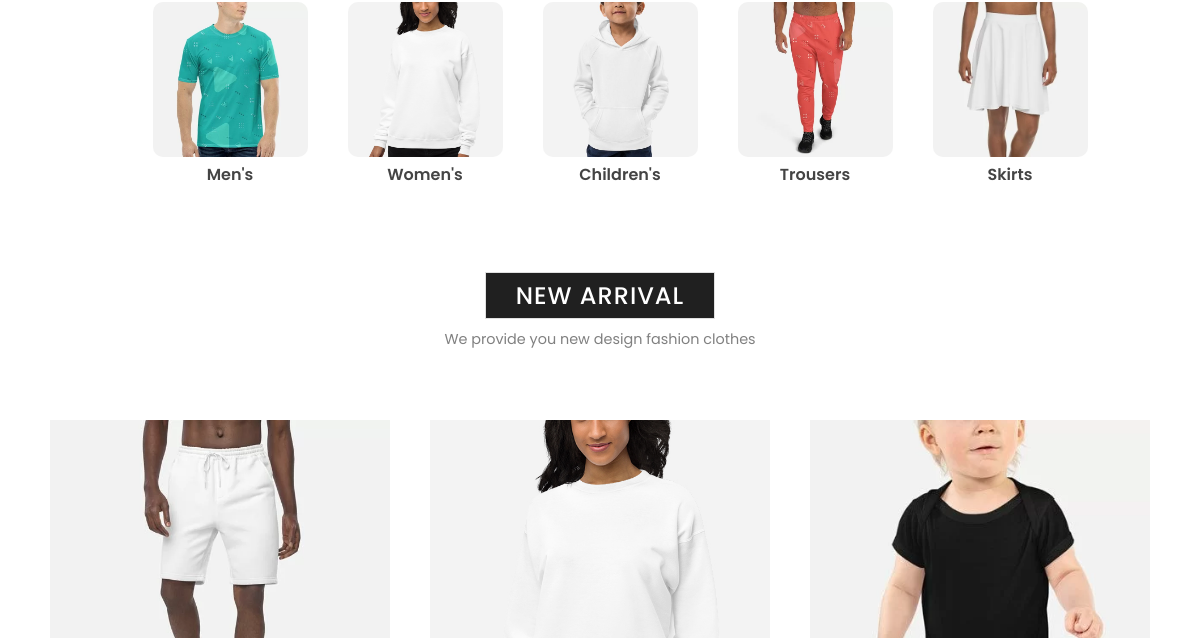
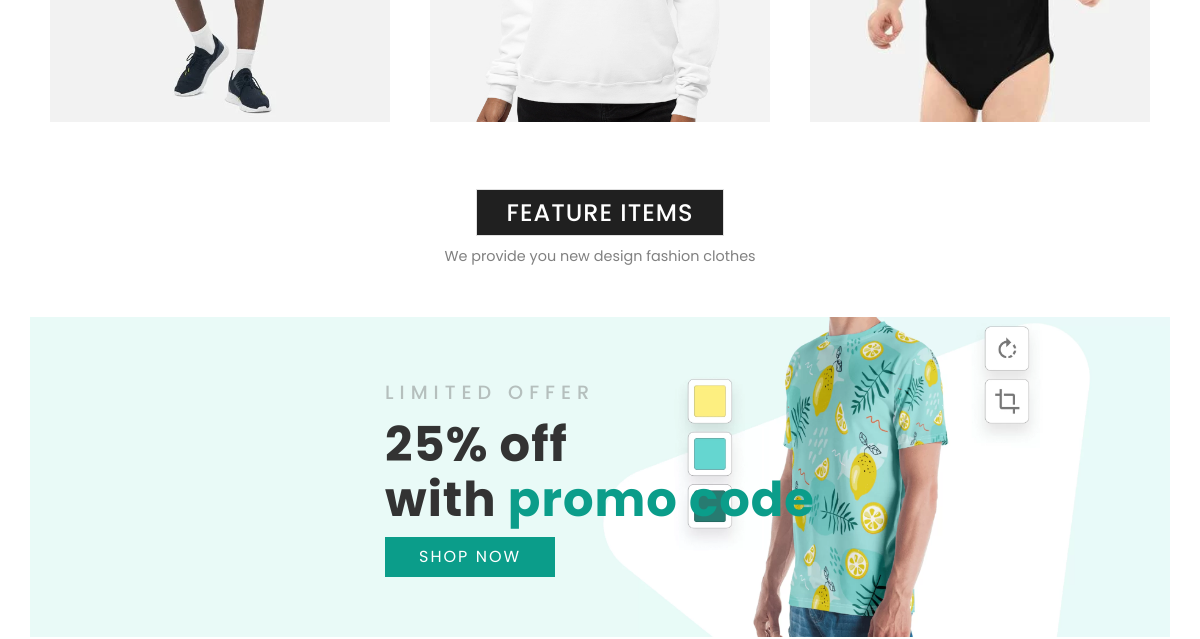
/index.php (signed in, middle part), run on an earlier commit of the app's database (2 pictures, top to bottom).
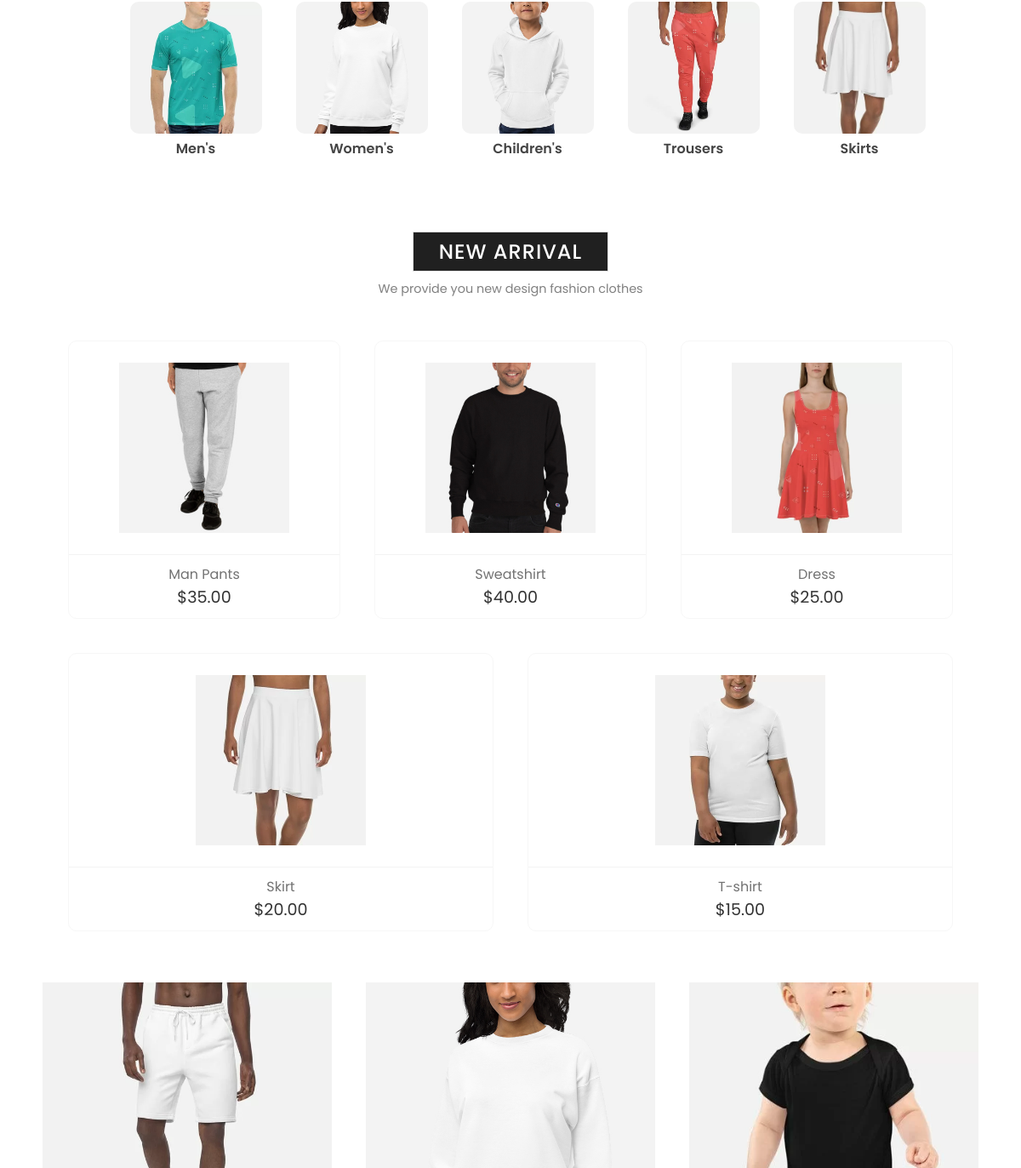
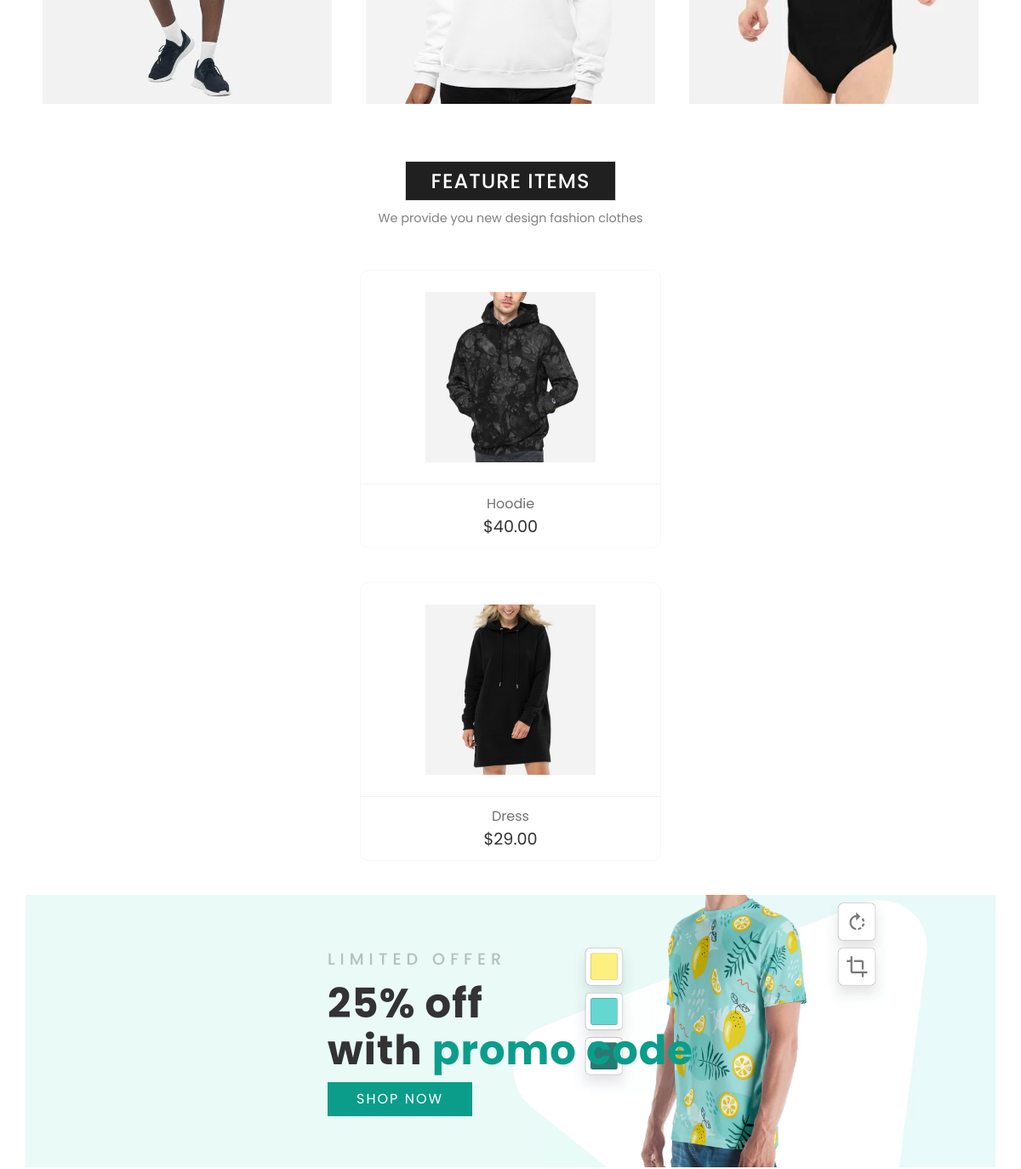
And on a later commit of the database (2 pictures, top to bottom).
### tables this page shows
CREATE TABLE `indexnewarriwal` (
  `id` int(11) NOT NULL,
  `table` varchar(255) NOT NULL DEFAULT 'indexnewarriwal',
  `img` varchar(255) NOT NULL,
  `name` varchar(255) NOT NULL,
  `price` decimal(10,2) NOT NULL
);

CREATE TABLE `indexfeatureitems` (
  `id` int(11) NOT NULL,
  `table` varchar(255) NOT NULL DEFAULT 'indexfeatureitems',
  `img` varchar(255) NOT NULL,
  `name` varchar(255) NOT NULL,
  `price` decimal(10,2) NOT NULL
);

### includeParts/products.php (the view, shortened to what this page needs)
<?php if (mysqli_num_rows($select_product) > 0) {
    while ($fetch_product = mysqli_fetch_assoc($select_product)) { ?>
        <form class="product-box" method="post" action="">
            <div class="product-img">
                <img src="img/<?php echo $fetch_product['img']; ?>" />
            </div>
            <div class="product-details">
                <a href="#" class="p-name"><?php echo $fetch_product['name']; ?></a>
                <span class="p-price">$<?php echo $fetch_product['price']; ?></span>
            </div>
        </form>
<?php };
}; ?>

### index.php (shortened to what this page needs)
<?php
include('./includeParts/phpcommands.php');
?>
<!DOCTYPE html>
<html lang="en">
<head>
    <link rel="stylesheet" type="text/css" href="css/style.css">
</head>
<body>
    <?php include './includeParts/slider.php' ?>
    <ul id="autoWidth" class="cs-hidden">
        <li class="item">
            <div class="feature-box">
                <a href="#">
                    <img src="img/Men-Wear-NewArrival-01.jpg" />
                </a>
            </div>
            <span>Men's</span>
        </li>
        <li class="item">
            <div class="feature-box">
                <a href="#">
                    <img src="img/WhiteS.png" />
                </a>
            </div>
            <span>Women's</span>
        </li>
        <li class="item">
            <div class="feature-box">
                <a href="#">
                    <img src="img/ecohoodie.png" />
                </a>
            </div>
            <span>Children's</span>
        </li>
        <li class="item">
            <div class="feature-box">
                <a href="#">
                    <img src="img/Man-Wear-Sale-03.jpg" />
                </a>
            </div>
            <span>Trousers</span>
        </li>
        <li class="item">
            <div class="feature-box">
                <a href="#">
                    <img src="img/FeatureSkirts.png" />
                </a>
            </div>
            <span>Skirts</span>
        </li>
    </ul>
    <section class="new-arrival">
        <div class="arrival-heading">
            <strong>New Arrival</strong>
            <p>We provide you new design fashion clothes</p>
        </div>
        <div class="product-container">
            <?php $select_product = mysqli_query($conn, "SELECT * FROM `indexnewarriwal`") or die('query failed');
            include('includeParts/products.php'); ?>
        </div>
    </section>
    <section class="sale">
        <div class="sale-box">
            <img src="img/Man-Wear-Featured-Items-03.jpg" />
        </div>
        <div class="sale-box">
            <img src="img/WhiteS.png" />
        </div>
        <div class="sale-box">
            <img src="img/KidCoverBody.png" />
        </div>
        <section class="new-arrival">
            <div class="arrival-heading">
                <strong>feature Items</strong>
                <p>We provide you new design fashion clothes</p>
            </div>
            <div class="product-container">
                <?php $select_product = mysqli_query($conn, "SELECT * FROM `indexfeatureitems`") or die('query failed');
                include('includeParts/products.php'); ?>
            </div>
        </section>
        <?php include './includeParts/banner.php' ?>
    </section>
</body>
</html>

### includeParts/slider.php (shortened to what this page needs)
<ul id="adaptive">
    <a class="prev" onclick="plusSlides(-1)">&#10094;</a>
    <a class="next" onclick="plusSlides(1)">&#10095;</a>
</ul>

### includeParts/banner.php
<div class="banner-box f-slide-1">
    <div class="banner-container">
        <div class="banner-text banner-text-home">
            <span>Limited Offer</span>
            <strong>25% off<br /> with <font>promo code</font></strong>
            <a href="#" class="banner-btn">Shop Now</a>
        </div>
    </div>
</div>

### css/style.css (style rules this page uses)
body { margin: 0; padding: 0; font-family: poppins; background-color: #ffff; }
* { box-sizing: border-box; }
ul { list-style: none; }
a { text-decoration: none; }
#adaptive { padding-left: 0; margin-top: 0; }
.full-slider-box, .banner-box { width: 100%; height: 65vh; display: flex; justify-content: center; align-items: center; background-size: cover; background-repeat: no-repeat; background-position: center; }
.f-slide-1 { background-image: url(../img/Slider01.jpg); }
.f-slider-text, .banner-text { display: flex; flex-direction: column; margin-right: auto; }
.f-slider-text strong, .banner-text strong { color: #333333; font-size: 3rem; line-height: 55px; margin-top: 10px; letter-spacing: 1px; }
.f-slider-text span, .banner-text span { text-transform: uppercase; letter-spacing: 6px; font-weight: 500; color: #6666; font-size: 1.2rem; }
.f-slider-btn, .banner-btn { width: 170px; height: 40px; display: flex; justify-content: center; align-items: center; color: #ffff; background-color: #0b9d8a; text-transform: uppercase; letter-spacing: 2px; margin-top: 10px; }
.f-slider-text strong font, .banner-text strong font { color: #0b9d8a; }
.prev, .next { cursor: pointer; position: absolute; top: 50%; width: auto; padding: 16px; margin-top: -22px; color: white; font-weight: bold; font-size: 18px; transition: 0.6s ease; border-radius: 0 3px 3px 0; user-select: none; }
.next { right: 0; border-radius: 3px 0 0 3px; }
.feature-heading h2, .arrival-heading strong { font-size: 1.5rem; color: #1b1919; letter-spacing: 1px; text-transform: uppercase; font-weight: 600; margin-top: 40px; padding: 5px 30px; border: 1px solid #e0e0e0; }
.feature-box { width: 155px; height: 155px; margin: 0px 20px; border-radius: 10px; overflow: hidden; }
.cs-hidden { width: 90%; display: flex; justify-content: center; align-items: center; flex-wrap: wrap; margin-top: 20px; }
.feature-box a img { width: 100%; height: 100%; object-fit: cover; object-position: center; }
.item span { font-size: 1rem; font-weight: 600; margin: 5px; color: #444444; }
.item { display: flex; justify-content: center; align-items: center; flex-direction: column; }
#autoWidth { display: flex; justify-content: center !important; margin: 10px auto 40px auto; }
.arrival-heading { display: flex; justify-content: center; align-items: center; flex-direction: column; }
.arrival-heading strong { color: #ffffff; background-color: #202020; font-weight: 500; }
.arrival-heading p { color: #808080; margin: 10px; font-size: 0.9rem; }
.product-container { width: 90%; display: flex; justify-content: center; align-items: center; flex-wrap: wrap; margin-top: 20px; }
.product-box { display: flex; flex-grow: 0.5; flex-direction: column; align-items: center; border: 1px solid #f7f7f7; border-radius: 10px; margin: 20px; }
.product-img { width: 200px; height: 210px; margin: 20px; cursor: pointer; position: relative; }
.product-img img { width: 100%; height: 100%; object-fit: contain; object-position: center; }
.product-details { display: flex; flex-direction: column; align-items: center; width: 100%; padding: 10px 20px; border-top: 1px solid #f3f3f3; }
.p-name { color: #727272; }
.p-price { color: #333333; font-size: 1.2rem; font-weight: 400; }
.new-arrival { display: flex; flex-direction: column; justify-content: center; align-items: center; }
.sale { width: 95%; display: flex; justify-content: center; align-items: center; flex-wrap: wrap; margin: 20px auto; }
.sale-box { width: 280px; border-radius: 20px; margin: 20px; position: relative; flex-grow: 0.5; }
.sale-box img { width: 100%; height: 100%; object-fit: cover; object-position: center right; }
.banner-box { height: 40vh; margin: 20px 0px; }

What changed in the data, as far as the page shows it:
added indexnewarriwal: img (picture), name "Man Pants", price "35.00"
added indexnewarriwal: img (picture), name "Sweatshirt", price "40.00"
added indexnewarriwal: img (picture), name "Dress", price "25.00"
added indexnewarriwal: img (picture), name "Skirt", price "20.00"
added indexnewarriwal: img (picture), name "T-shirt", price "15.00"
added indexfeatureitems: img (picture), name "Hoodie", price "40.00"
added indexfeatureitems: img (picture), name "Dress", price "29.00"
